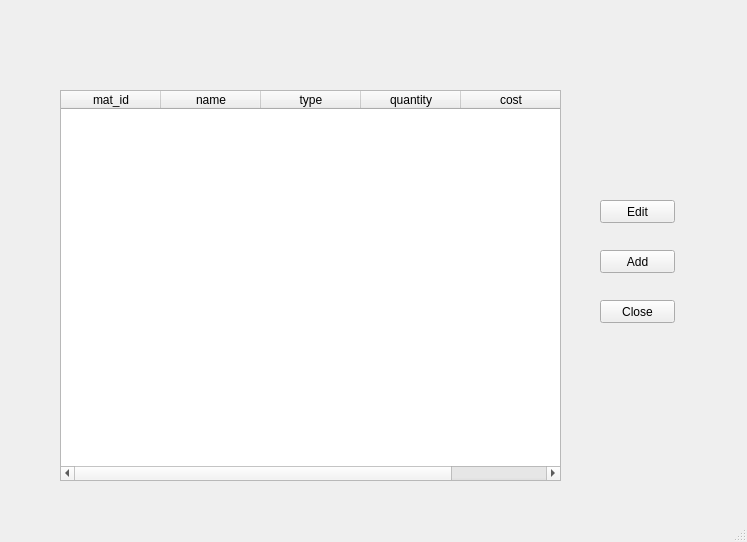
<?xml version="1.0" encoding="UTF-8"?>
<ui version="4.0">
 <class>MainWindow</class>
 <widget class="QMainWindow" name="MainWindow">
  <property name="geometry">
   <rect>
    <x>0</x>
    <y>0</y>
    <width>747</width>
    <height>542</height>
   </rect>
  </property>
  <property name="windowTitle">
   <string>MainWindow</string>
  </property>
  <widget class="QWidget" name="centralwidget">
   <widget class="QPushButton" name="editbutton">
    <property name="geometry">
     <rect>
      <x>600</x>
      <y>200</y>
      <width>75</width>
      <height>23</height>
     </rect>
    </property>
    <property name="text">
     <string>Edit</string>
    </property>
   </widget>
   <widget class="QTableWidget" name="RawMatsTable">
    <property name="geometry">
     <rect>
      <x>60</x>
      <y>90</y>
      <width>501</width>
      <height>391</height>
     </rect>
    </property>
    <column>
     <property name="text">
      <string>mat_id</string>
     </property>
    </column>
    <column>
     <property name="text">
      <string>name</string>
     </property>
    </column>
    <column>
     <property name="text">
      <string>type</string>
     </property>
    </column>
    <column>
     <property name="text">
      <string>quantity</string>
     </property>
    </column>
    <column>
     <property name="text">
      <string>cost</string>
     </property>
    </column>
   </widget>
   <widget class="QPushButton" name="closebutton">
    <property name="geometry">
     <rect>
      <x>600</x>
      <y>300</y>
      <width>75</width>
      <height>23</height>
     </rect>
    </property>
    <property name="text">
     <string>Close</string>
    </property>
   </widget>
   <widget class="QPushButton" name="addbutton">
    <property name="geometry">
     <rect>
      <x>600</x>
      <y>250</y>
      <width>75</width>
      <height>23</height>
     </rect>
    </property>
    <property name="text">
     <string>Add</string>
    </property>
   </widget>
  </widget>
  <widget class="QMenuBar" name="menubar">
   <property name="geometry">
    <rect>
     <x>0</x>
     <y>0</y>
     <width>747</width>
     <height>21</height>
    </rect>
   </property>
  </widget>
  <widget class="QStatusBar" name="statusbar"/>
 </widget>
 <resources/>
 <connections/>
</ui>
